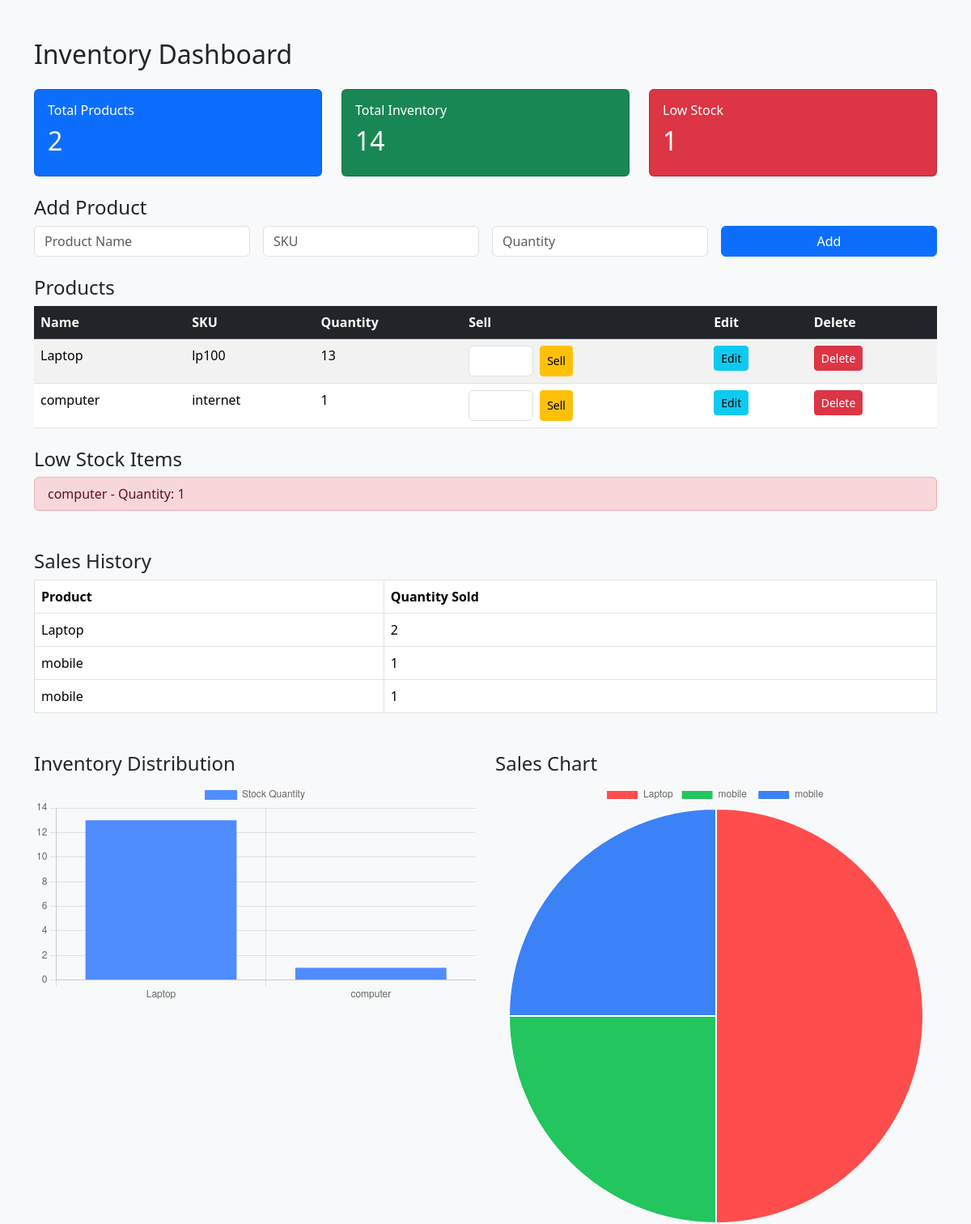
Page /dashboard/2 on the earlier database version.
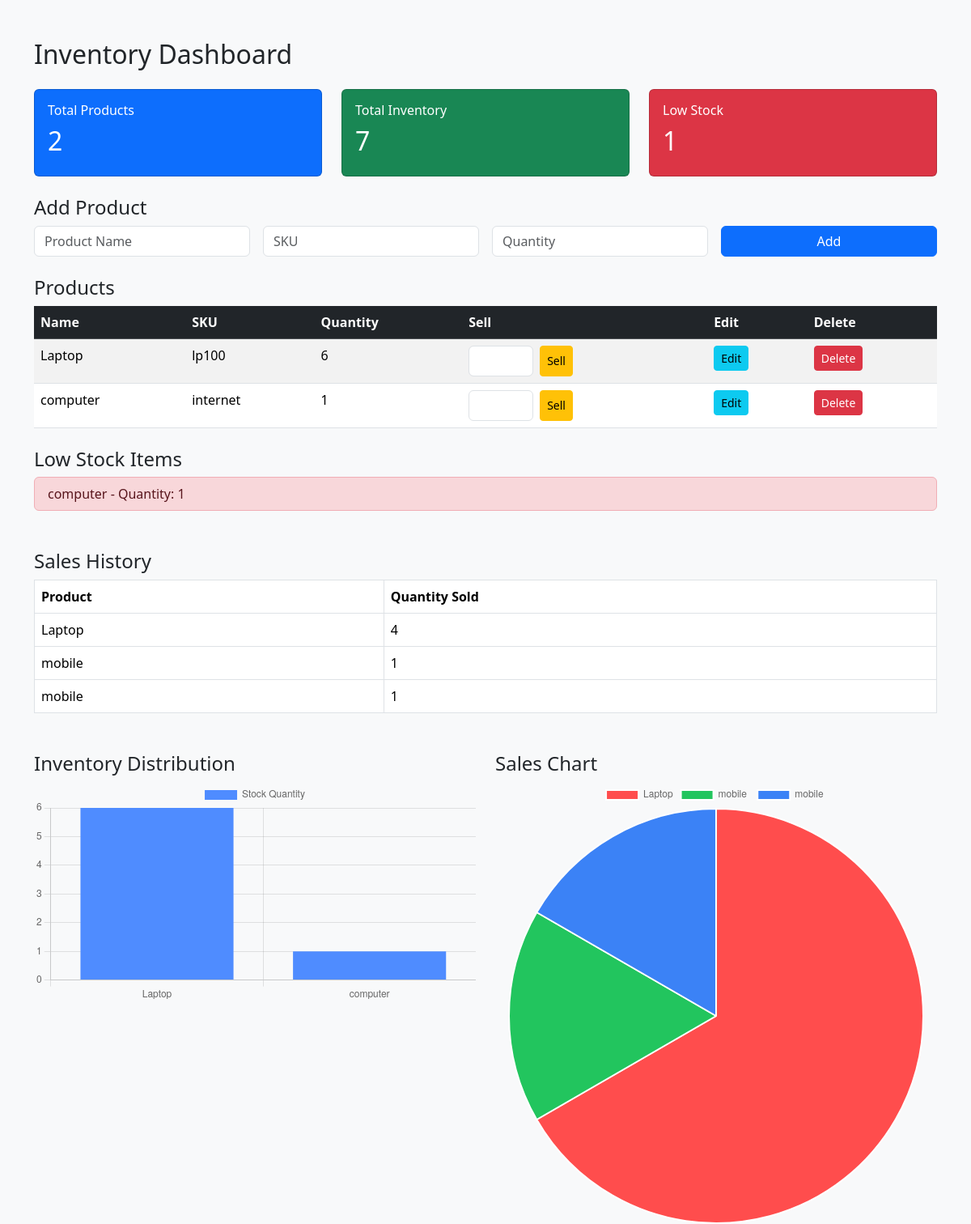
Same page on the later database version.
### app.py (models this page shows)
class Product(db.Model):
    id = db.Column(db.Integer, primary_key=True)
    organization_id = db.Column(db.Integer)
    name = db.Column(db.String(120))
    sku = db.Column(db.String(50))
    quantity = db.Column(db.Integer)
    low_stock_threshold = db.Column(db.Integer, default=5)

class Sale(db.Model):
    id = db.Column(db.Integer, primary_key=True)
    product_id = db.Column(db.Integer)
    product_name = db.Column(db.String(120))
    quantity_sold = db.Column(db.Integer)

### app.py (the view)
@app.route("/dashboard/<org_id>")
def dashboard(org_id):
    products = Product.query.filter_by(organization_id=org_id).all()
    sales = Sale.query.all()
    total_products = len(products)
    total_inventory = sum(p.quantity for p in products)
    low_stock = [p for p in products if p.quantity <= p.low_stock_threshold]
    return render_template(
        "dashboard.html",
        total_products=total_products,
        total_inventory=total_inventory,
        products=products,
        low_stock=low_stock,
        sales=sales,
        org_id=org_id
    )

### templates/dashboard.html (shortened to what this page needs)
<!DOCTYPE html>
<html>
<head>
<link href="https://cdn.jsdelivr.net/npm/bootstrap@5.3.3/dist/css/bootstrap.min.css" rel="stylesheet">
</head>
<body class="bg-light">
<div class="container mt-5">
<h2 class="mb-4">Inventory Dashboard</h2>
<div class="row mb-4">
<div class="col-md-4">
<div class="card text-white bg-primary p-3">
<h6>Total Products</h6>
<h2>{{total_products}}</h2>
</div>
</div>
<div class="col-md-4">
<div class="card text-white bg-success p-3">
<h6>Total Inventory</h6>
<h2>{{total_inventory}}</h2>
</div>
</div>
<div class="col-md-4">
<div class="card text-white bg-danger p-3">
<h6>Low Stock</h6>
<h2>{{low_stock|length}}</h2>
</div>
</div>
</div>
<h4>Add Product</h4>
<form method="post" action="/add_product/{{org_id}}" class="row g-3 mb-4">
<div class="col-md-3">
<input name="name" class="form-control" placeholder="Product Name">
</div>
<div class="col-md-3">
<input name="sku" class="form-control" placeholder="SKU">
</div>
<div class="col-md-3">
<input name="quantity" class="form-control" placeholder="Quantity">
</div>
<div class="col-md-3">
<button class="btn btn-primary w-100">Add</button>
</div>
</form>
<h4>Products</h4>
<table class="table table-striped">
<thead class="table-dark">
<tr>
<th>Name</th>
<th>SKU</th>
<th>Quantity</th>
<th>Sell</th>
<th>Edit</th>
<th>Delete</th>
</tr>
</thead>
<tbody>
{% for p in products %}
<tr>
<td>{{p.name}}</td>
<td>{{p.sku}}</td>
<td>{{p.quantity}}</td>
<td>
<form method="post" action="/sell/{{p.id}}/{{org_id}}" style="display:flex">
<input name="sold_qty" type="number" min="1" class="form-control me-2" style="width:80px">
<button class="btn btn-warning btn-sm">Sell</button>
</form>
</td>
<td>
<a href="/edit/{{p.id}}/{{org_id}}" class="btn btn-info btn-sm">Edit</a>
</td>
<td>
<a href="/delete/{{p.id}}/{{org_id}}" class="btn btn-danger btn-sm">Delete</a>
</td>
</tr>
{% endfor %}
</tbody>
</table>
<h4 class="mt-4">Low Stock Items</h4>
<ul class="list-group">
{% for p in low_stock %}
<li class="list-group-item list-group-item-danger">
{{p.name}} - Quantity: {{p.quantity}}
</li>
{% endfor %}
</ul>
<h4 class="mt-5">Sales History</h4>
<table class="table table-bordered">
<tr>
<th>Product</th>
<th>Quantity Sold</th>
</tr>
{% for s in sales %}
<tr>
<td>{{s.product_name}}</td>
<td>{{s.quantity_sold}}</td>
</tr>
{% endfor %}
</table>
<div class="row mt-5">
<div class="col-md-6">
<h4>Inventory Distribution</h4>
<canvas id="inventoryChart"></canvas>
</div>
<div class="col-md-6">
<h4>Sales Chart</h4>
<canvas id="salesChart"></canvas>
</div>
</div>
<script>
const productNames = [
{% for p in products %}
"{{p.name}}",
{% endfor %}
];
const productQty = [
{% for p in products %}
{{p.quantity}},
{% endfor %}
];
new Chart(document.getElementById("inventoryChart"), {
type: "bar",
data: {
labels: productNames,
datasets: [{
label: "Stock Quantity",
data: productQty,
backgroundColor: "#4f8cff"
}]
}
});
const soldProducts = [
{% for s in sales %}
"{{s.product_name}}",
{% endfor %}
];
const soldQty = [
{% for s in sales %}
{{s.quantity_sold}},
{% endfor %}
];
new Chart(document.getElementById("salesChart"), {
type: "pie",
data: {
labels: soldProducts,
datasets: [{
data: soldQty,
backgroundColor: ["#ff4d4d","#22c55e","#3b82f6","#f59e0b"]
}]
}
});
</script>
</body>
</html>

Differences in the rows shown:
changed Product "Laptop": quantity "13" → "6"
changed Sale "Laptop": quantity_sold "2" → "4"
Other differences:
{{ total_inventory }}: "14" → "7"
chart data {{ p.quantity }}: 13, 1 → 6, 1
chart data {{ s.quantity_sold }}: 2, 1, 1 → 4, 1, 1
